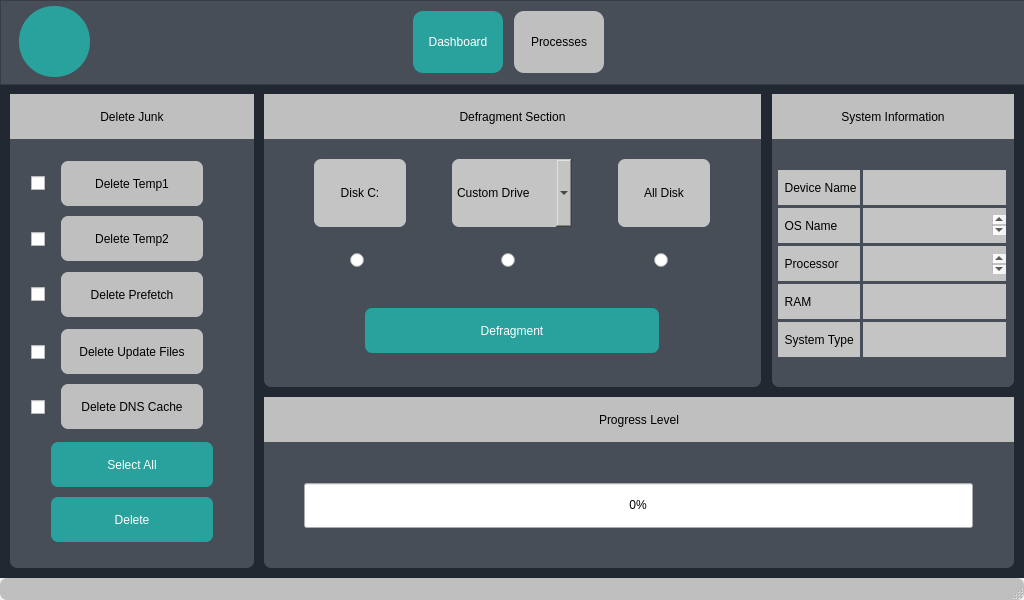
<?xml version="1.0" encoding="UTF-8"?>
<ui version="4.0">
 <class>MainWindow</class>
 <widget class="QMainWindow" name="MainWindow">
  <property name="geometry">
   <rect>
    <x>0</x>
    <y>0</y>
    <width>1024</width>
    <height>600</height>
   </rect>
  </property>
  <property name="minimumSize">
   <size>
    <width>1024</width>
    <height>600</height>
   </size>
  </property>
  <property name="maximumSize">
   <size>
    <width>1024</width>
    <height>600</height>
   </size>
  </property>
  <property name="windowTitle">
   <string>MainWindow</string>
  </property>
  <widget class="QWidget" name="centralwidget">
   <widget class="QGraphicsView" name="header">
    <property name="geometry">
     <rect>
      <x>0</x>
      <y>0</y>
      <width>2000</width>
      <height>85</height>
     </rect>
    </property>
    <property name="styleSheet">
     <string notr="true">QGraphicsView
{
	background: #484E58;
}</string>
    </property>
   </widget>
   <widget class="QLabel" name="logo">
    <property name="geometry">
     <rect>
      <x>30</x>
      <y>17</y>
      <width>50</width>
      <height>50</height>
     </rect>
    </property>
    <property name="text">
     <string/>
    </property>
    <property name="pixmap">
     <pixmap>../images/Maintainance Icon White.png</pixmap>
    </property>
    <property name="scaledContents">
     <bool>true</bool>
    </property>
   </widget>
   <widget class="QLabel" name="logo_bg">
    <property name="geometry">
     <rect>
      <x>19</x>
      <y>6</y>
      <width>71</width>
      <height>71</height>
     </rect>
    </property>
    <property name="styleSheet">
     <string notr="true">QLabel
{
background: #29A19C;
border-radius: 35px;
}</string>
    </property>
    <property name="text">
     <string/>
    </property>
   </widget>
   <widget class="QStackedWidget" name="stackedWidget">
    <property name="geometry">
     <rect>
      <x>0</x>
      <y>0</y>
      <width>2000</width>
      <height>1000</height>
     </rect>
    </property>
    <property name="styleSheet">
     <string notr="true">QStackedWidget
{
background: #222831;
}
</string>
    </property>
    <widget class="QWidget" name="page_1">
     <widget class="QLabel" name="delete_junk">
      <property name="geometry">
       <rect>
        <x>10</x>
        <y>94</y>
        <width>244</width>
        <height>45</height>
       </rect>
      </property>
      <property name="styleSheet">
       <string notr="true">QLabel
{
background: #BFBFBF;
color: black;
}</string>
      </property>
      <property name="text">
       <string>Delete Junk</string>
      </property>
      <property name="alignment">
       <set>Qt::AlignCenter</set>
      </property>
     </widget>
     <widget class="QGraphicsView" name="junk_bg">
      <property name="geometry">
       <rect>
        <x>10</x>
        <y>94</y>
        <width>244</width>
        <height>474</height>
       </rect>
      </property>
      <property name="styleSheet">
       <string notr="true">QGraphicsView
{
background: #484E58;
border-radius: 7px;
}</string>
      </property>
     </widget>
     <widget class="QCheckBox" name="check_1">
      <property name="geometry">
       <rect>
        <x>31</x>
        <y>173</y>
        <width>20</width>
        <height>20</height>
       </rect>
      </property>
      <property name="styleSheet">
       <string notr="true">QCheckBox
{
background: none;
border-radius: 7px;
color: black;
}</string>
      </property>
      <property name="text">
       <string/>
      </property>
     </widget>
     <widget class="QPushButton" name="delete_1">
      <property name="geometry">
       <rect>
        <x>61</x>
        <y>161</y>
        <width>142</width>
        <height>45</height>
       </rect>
      </property>
      <property name="styleSheet">
       <string notr="true">QPushButton
{
background: #BFBFBF;
border-radius: 7px;
coloor: black;
}</string>
      </property>
      <property name="text">
       <string>Delete Temp1</string>
      </property>
     </widget>
     <widget class="QCheckBox" name="check_2">
      <property name="geometry">
       <rect>
        <x>31</x>
        <y>229</y>
        <width>20</width>
        <height>20</height>
       </rect>
      </property>
      <property name="styleSheet">
       <string notr="true">QCheckBox
{
background: none;
border-radius: 7px;
color: black;
}</string>
      </property>
      <property name="text">
       <string/>
      </property>
     </widget>
     <widget class="QPushButton" name="delete_2">
      <property name="geometry">
       <rect>
        <x>61</x>
        <y>216</y>
        <width>142</width>
        <height>45</height>
       </rect>
      </property>
      <property name="styleSheet">
       <string notr="true">QPushButton
{
background: #BFBFBF;
border-radius: 7px;
coloor: black;
}</string>
      </property>
      <property name="text">
       <string>Delete Temp2</string>
      </property>
     </widget>
     <widget class="QCheckBox" name="check_3">
      <property name="geometry">
       <rect>
        <x>31</x>
        <y>284</y>
        <width>20</width>
        <height>20</height>
       </rect>
      </property>
      <property name="styleSheet">
       <string notr="true">QCheckBox
{
background: none;
border-radius: 7px;
color: black;
}</string>
      </property>
      <property name="text">
       <string/>
      </property>
     </widget>
     <widget class="QPushButton" name="delete_3">
      <property name="geometry">
       <rect>
        <x>61</x>
        <y>272</y>
        <width>142</width>
        <height>45</height>
       </rect>
      </property>
      <property name="styleSheet">
       <string notr="true">QPushButton
{
background: #BFBFBF;
border-radius: 7px;
coloor: black;
}</string>
      </property>
      <property name="text">
       <string>Delete Prefetch</string>
      </property>
     </widget>
     <widget class="QPushButton" name="delete_4">
      <property name="geometry">
       <rect>
        <x>61</x>
        <y>329</y>
        <width>142</width>
        <height>45</height>
       </rect>
      </property>
      <property name="styleSheet">
       <string notr="true">QPushButton
{
background: #BFBFBF;
border-radius: 7px;
coloor: black;
}</string>
      </property>
      <property name="text">
       <string>Delete Update Files</string>
      </property>
     </widget>
     <widget class="QCheckBox" name="check_4">
      <property name="geometry">
       <rect>
        <x>31</x>
        <y>342</y>
        <width>20</width>
        <height>20</height>
       </rect>
      </property>
      <property name="styleSheet">
       <string notr="true">QCheckBox
{
background: none;
border-radius: 7px;
color: black;
}</string>
      </property>
      <property name="text">
       <string/>
      </property>
     </widget>
     <widget class="QPushButton" name="delete_5">
      <property name="geometry">
       <rect>
        <x>61</x>
        <y>384</y>
        <width>142</width>
        <height>45</height>
       </rect>
      </property>
      <property name="styleSheet">
       <string notr="true">QPushButton
{
background: #BFBFBF;
border-radius: 7px;
coloor: black;
}</string>
      </property>
      <property name="text">
       <string>Delete DNS Cache</string>
      </property>
     </widget>
     <widget class="QCheckBox" name="check_5">
      <property name="geometry">
       <rect>
        <x>31</x>
        <y>397</y>
        <width>20</width>
        <height>20</height>
       </rect>
      </property>
      <property name="styleSheet">
       <string notr="true">QCheckBox
{
background: none;
border-radius: 7px;
color: black;
}</string>
      </property>
      <property name="text">
       <string/>
      </property>
     </widget>
     <widget class="QPushButton" name="select_all">
      <property name="geometry">
       <rect>
        <x>51</x>
        <y>442</y>
        <width>162</width>
        <height>45</height>
       </rect>
      </property>
      <property name="styleSheet">
       <string notr="true">QPushButton
{
background: #29A19C;
border-radius: 7px;
color: white;
}</string>
      </property>
      <property name="text">
       <string>Select All</string>
      </property>
     </widget>
     <widget class="QPushButton" name="delete_selected">
      <property name="geometry">
       <rect>
        <x>51</x>
        <y>497</y>
        <width>162</width>
        <height>45</height>
       </rect>
      </property>
      <property name="styleSheet">
       <string notr="true">QPushButton
{
background: #29A19C;
border-radius: 7px;
color: white;
}</string>
      </property>
      <property name="text">
       <string>Delete</string>
      </property>
     </widget>
     <widget class="QLabel" name="defrag_section">
      <property name="geometry">
       <rect>
        <x>264</x>
        <y>94</y>
        <width>497</width>
        <height>45</height>
       </rect>
      </property>
      <property name="styleSheet">
       <string notr="true">QLabel
{
background: #BFBFBF;
color: black;
}</string>
      </property>
      <property name="text">
       <string>Defragment Section</string>
      </property>
      <property name="alignment">
       <set>Qt::AlignCenter</set>
      </property>
     </widget>
     <widget class="QGraphicsView" name="defrag_bg">
      <property name="geometry">
       <rect>
        <x>264</x>
        <y>94</y>
        <width>497</width>
        <height>293</height>
       </rect>
      </property>
      <property name="styleSheet">
       <string notr="true">QGraphicsView
{
background: #484E58;
border-radius: 7px;
color: black;
}</string>
      </property>
     </widget>
     <widget class="QPushButton" name="disk_1">
      <property name="geometry">
       <rect>
        <x>314</x>
        <y>159</y>
        <width>92</width>
        <height>68</height>
       </rect>
      </property>
      <property name="styleSheet">
       <string notr="true">QPushButton
{
background: #C4C4C4;
border-radius: 7px;
color: black;
}</string>
      </property>
      <property name="text">
       <string>Disk C:</string>
      </property>
     </widget>
     <widget class="QRadioButton" name="radio_1">
      <property name="geometry">
       <rect>
        <x>350</x>
        <y>249</y>
        <width>21</width>
        <height>23</height>
       </rect>
      </property>
      <property name="text">
       <string/>
      </property>
     </widget>
     <widget class="QRadioButton" name="radio_2">
      <property name="geometry">
       <rect>
        <x>501</x>
        <y>249</y>
        <width>21</width>
        <height>23</height>
       </rect>
      </property>
      <property name="text">
       <string/>
      </property>
     </widget>
     <widget class="QRadioButton" name="radio_3">
      <property name="geometry">
       <rect>
        <x>654</x>
        <y>249</y>
        <width>21</width>
        <height>23</height>
       </rect>
      </property>
      <property name="text">
       <string/>
      </property>
     </widget>
     <widget class="QPushButton" name="disk_3">
      <property name="geometry">
       <rect>
        <x>618</x>
        <y>159</y>
        <width>92</width>
        <height>68</height>
       </rect>
      </property>
      <property name="styleSheet">
       <string notr="true">QPushButton
{
background: #C4C4C4;
border-radius: 7px;
color: black;
}</string>
      </property>
      <property name="text">
       <string>All Disk</string>
      </property>
     </widget>
     <widget class="QComboBox" name="disk_2_combo">
      <property name="geometry">
       <rect>
        <x>452</x>
        <y>159</y>
        <width>120</width>
        <height>68</height>
       </rect>
      </property>
      <property name="styleSheet">
       <string notr="true">QComboBox
{
background: #C4C4C4;
border-radius: 7px;
color: black;
}</string>
      </property>
      <item>
       <property name="text">
        <string>Custom Drive</string>
       </property>
      </item>
     </widget>
     <widget class="QPushButton" name="defrag">
      <property name="geometry">
       <rect>
        <x>365</x>
        <y>308</y>
        <width>294</width>
        <height>45</height>
       </rect>
      </property>
      <property name="styleSheet">
       <string notr="true">QPushButton
{
background: #29A19C;
border-radius: 7px;
color: white;
}</string>
      </property>
      <property name="text">
       <string>Defragment</string>
      </property>
     </widget>
     <widget class="QLabel" name="status_bar">
      <property name="geometry">
       <rect>
        <x>264</x>
        <y>397</y>
        <width>750</width>
        <height>45</height>
       </rect>
      </property>
      <property name="styleSheet">
       <string notr="true">QLabel
{
background: #BFBFBF;
color: black;
}</string>
      </property>
      <property name="text">
       <string>Progress Level</string>
      </property>
      <property name="alignment">
       <set>Qt::AlignCenter</set>
      </property>
     </widget>
     <widget class="QGraphicsView" name="status_bg">
      <property name="geometry">
       <rect>
        <x>264</x>
        <y>397</y>
        <width>750</width>
        <height>171</height>
       </rect>
      </property>
      <property name="styleSheet">
       <string notr="true">QGraphicsView
{
background: #484E58;
border-radius: 7px;
}</string>
      </property>
     </widget>
     <widget class="QProgressBar" name="progressBar">
      <property name="geometry">
       <rect>
        <x>304</x>
        <y>483</y>
        <width>669</width>
        <height>45</height>
       </rect>
      </property>
      <property name="styleSheet">
       <string notr="true">QProgressBar::chunk:horizontal {
background-color: #4AD067;
}
</string>
      </property>
      <property name="value">
       <number>0</number>
      </property>
      <property name="alignment">
       <set>Qt::AlignCenter</set>
      </property>
     </widget>
     <widget class="QLabel" name="sys_info">
      <property name="geometry">
       <rect>
        <x>772</x>
        <y>94</y>
        <width>242</width>
        <height>45</height>
       </rect>
      </property>
      <property name="styleSheet">
       <string notr="true">QLabel
{
background: #BFBFBF;
color: black;
}</string>
      </property>
      <property name="text">
       <string>System Information</string>
      </property>
      <property name="alignment">
       <set>Qt::AlignCenter</set>
      </property>
     </widget>
     <widget class="QGraphicsView" name="sys_bg">
      <property name="geometry">
       <rect>
        <x>772</x>
        <y>94</y>
        <width>242</width>
        <height>293</height>
       </rect>
      </property>
      <property name="styleSheet">
       <string notr="true">QGraphicsView
{
background: #484E58;
border-radius: 7px;
}</string>
      </property>
     </widget>
     <widget class="QLabel" name="sys_name_1">
      <property name="geometry">
       <rect>
        <x>778</x>
        <y>170</y>
        <width>82</width>
        <height>35</height>
       </rect>
      </property>
      <property name="font">
       <font>
        <pointsize>9</pointsize>
       </font>
      </property>
      <property name="styleSheet">
       <string notr="true">QLabel
{
background: #C4C4C4;
color: black;
}</string>
      </property>
      <property name="text">
       <string>  Device Name</string>
      </property>
     </widget>
     <widget class="QLabel" name="sys_detail_1">
      <property name="geometry">
       <rect>
        <x>863</x>
        <y>170</y>
        <width>143</width>
        <height>35</height>
       </rect>
      </property>
      <property name="font">
       <font>
        <pointsize>9</pointsize>
       </font>
      </property>
      <property name="styleSheet">
       <string notr="true">QLabel
{
background: #C4C4C4;
color: black;
}</string>
      </property>
      <property name="text">
       <string/>
      </property>
      <property name="alignment">
       <set>Qt::AlignCenter</set>
      </property>
     </widget>
     <widget class="QLabel" name="sys_name_2">
      <property name="geometry">
       <rect>
        <x>778</x>
        <y>208</y>
        <width>82</width>
        <height>35</height>
       </rect>
      </property>
      <property name="font">
       <font>
        <pointsize>9</pointsize>
       </font>
      </property>
      <property name="styleSheet">
       <string notr="true">QLabel
{
background: #C4C4C4;
color: black;
}</string>
      </property>
      <property name="text">
       <string>  OS Name</string>
      </property>
     </widget>
     <widget class="QLabel" name="sys_detail_2">
      <property name="geometry">
       <rect>
        <x>863</x>
        <y>208</y>
        <width>143</width>
        <height>35</height>
       </rect>
      </property>
      <property name="font">
       <font>
        <pointsize>9</pointsize>
       </font>
      </property>
      <property name="styleSheet">
       <string notr="true">QLabel
{
background: #C4C4C4;
color: black;
}</string>
      </property>
      <property name="text">
       <string/>
      </property>
     </widget>
     <widget class="QLabel" name="sys_name_3">
      <property name="geometry">
       <rect>
        <x>778</x>
        <y>246</y>
        <width>82</width>
        <height>35</height>
       </rect>
      </property>
      <property name="font">
       <font>
        <pointsize>9</pointsize>
       </font>
      </property>
      <property name="styleSheet">
       <string notr="true">QLabel
{
background: #C4C4C4;
color: black;
}</string>
      </property>
      <property name="text">
       <string>  Processor</string>
      </property>
     </widget>
     <widget class="QLabel" name="sys_detail_3">
      <property name="geometry">
       <rect>
        <x>863</x>
        <y>246</y>
        <width>143</width>
        <height>35</height>
       </rect>
      </property>
      <property name="font">
       <font>
        <pointsize>9</pointsize>
       </font>
      </property>
      <property name="styleSheet">
       <string notr="true">QLabel
{
background: #C4C4C4;
color: black;
}</string>
      </property>
      <property name="text">
       <string/>
      </property>
     </widget>
     <widget class="QLabel" name="sys_detail_4">
      <property name="geometry">
       <rect>
        <x>863</x>
        <y>284</y>
        <width>143</width>
        <height>35</height>
       </rect>
      </property>
      <property name="font">
       <font>
        <pointsize>9</pointsize>
       </font>
      </property>
      <property name="styleSheet">
       <string notr="true">QLabel
{
background: #C4C4C4;
color: black;
}</string>
      </property>
      <property name="text">
       <string/>
      </property>
      <property name="alignment">
       <set>Qt::AlignCenter</set>
      </property>
     </widget>
     <widget class="QLabel" name="sys_name_4">
      <property name="geometry">
       <rect>
        <x>778</x>
        <y>284</y>
        <width>82</width>
        <height>35</height>
       </rect>
      </property>
      <property name="font">
       <font>
        <pointsize>9</pointsize>
       </font>
      </property>
      <property name="styleSheet">
       <string notr="true">QLabel
{
background: #C4C4C4;
color: black;
}</string>
      </property>
      <property name="text">
       <string>  RAM</string>
      </property>
     </widget>
     <widget class="QLabel" name="sys_detail_5">
      <property name="geometry">
       <rect>
        <x>863</x>
        <y>322</y>
        <width>143</width>
        <height>35</height>
       </rect>
      </property>
      <property name="font">
       <font>
        <pointsize>9</pointsize>
       </font>
      </property>
      <property name="styleSheet">
       <string notr="true">QLabel
{
background: #C4C4C4;
color: black;
}</string>
      </property>
      <property name="text">
       <string/>
      </property>
      <property name="alignment">
       <set>Qt::AlignCenter</set>
      </property>
     </widget>
     <widget class="QLabel" name="sys_name_5">
      <property name="geometry">
       <rect>
        <x>778</x>
        <y>322</y>
        <width>82</width>
        <height>35</height>
       </rect>
      </property>
      <property name="font">
       <font>
        <pointsize>9</pointsize>
       </font>
      </property>
      <property name="styleSheet">
       <string notr="true">QLabel
{
background: #C4C4C4;
color: black;
}</string>
      </property>
      <property name="text">
       <string>  System Type</string>
      </property>
     </widget>
     <widget class="QTextBrowser" name="sys_detail_3_cpu">
      <property name="geometry">
       <rect>
        <x>863</x>
        <y>254</y>
        <width>143</width>
        <height>20</height>
       </rect>
      </property>
      <property name="font">
       <font>
        <pointsize>9</pointsize>
       </font>
      </property>
      <property name="styleSheet">
       <string notr="true">QTextBrowser
{
background: #C4C4C4;
color: black;
border: transparent;
}</string>
      </property>
     </widget>
     <widget class="QTextBrowser" name="sys_detail_2_os">
      <property name="geometry">
       <rect>
        <x>863</x>
        <y>215</y>
        <width>143</width>
        <height>20</height>
       </rect>
      </property>
      <property name="font">
       <font>
        <pointsize>9</pointsize>
       </font>
      </property>
      <property name="styleSheet">
       <string notr="true">QTextBrowser
{
background: #C4C4C4;
color: black;
border: transparent;
}</string>
      </property>
     </widget>
     <zorder>junk_bg</zorder>
     <zorder>sys_bg</zorder>
     <zorder>status_bg</zorder>
     <zorder>defrag_bg</zorder>
     <zorder>delete_junk</zorder>
     <zorder>check_1</zorder>
     <zorder>delete_1</zorder>
     <zorder>check_2</zorder>
     <zorder>delete_2</zorder>
     <zorder>check_3</zorder>
     <zorder>delete_3</zorder>
     <zorder>delete_4</zorder>
     <zorder>check_4</zorder>
     <zorder>delete_5</zorder>
     <zorder>check_5</zorder>
     <zorder>select_all</zorder>
     <zorder>delete_selected</zorder>
     <zorder>defrag_section</zorder>
     <zorder>disk_1</zorder>
     <zorder>radio_1</zorder>
     <zorder>radio_2</zorder>
     <zorder>radio_3</zorder>
     <zorder>disk_3</zorder>
     <zorder>disk_2_combo</zorder>
     <zorder>defrag</zorder>
     <zorder>status_bar</zorder>
     <zorder>progressBar</zorder>
     <zorder>sys_info</zorder>
     <zorder>sys_name_1</zorder>
     <zorder>sys_detail_1</zorder>
     <zorder>sys_name_2</zorder>
     <zorder>sys_detail_2</zorder>
     <zorder>sys_name_3</zorder>
     <zorder>sys_detail_3</zorder>
     <zorder>sys_detail_4</zorder>
     <zorder>sys_name_4</zorder>
     <zorder>sys_detail_5</zorder>
     <zorder>sys_name_5</zorder>
     <zorder>sys_detail_3_cpu</zorder>
     <zorder>sys_detail_2_os</zorder>
    </widget>
    <widget class="QWidget" name="page_2">
     <widget class="QTableWidget" name="process_table">
      <property name="geometry">
       <rect>
        <x>10</x>
        <y>95</y>
        <width>1004</width>
        <height>411</height>
       </rect>
      </property>
      <property name="styleSheet">
       <string notr="true">QTableWidget
{
backgroud-color: #BFBFBF;
color:black;
border:1px solid #242424;
alternate-background-color:#EBEBEB;
gridline-color:#222831
}

QHeaderView::section{
text-align:center;
background:#BFBFBF;
padding:3px;
margin:0px;
color:#black;
border:1px solid #222831;
border-left-width:0;
}

QScrollBar::handle:vertical{
background:#BFBFBF;
}
 </string>
      </property>
      <property name="editTriggers">
       <set>QAbstractItemView::NoEditTriggers</set>
      </property>
      <property name="alternatingRowColors">
       <bool>true</bool>
      </property>
      <property name="selectionMode">
       <enum>QAbstractItemView::SingleSelection</enum>
      </property>
      <property name="selectionBehavior">
       <enum>QAbstractItemView::SelectRows</enum>
      </property>
      <attribute name="horizontalHeaderMinimumSectionSize">
       <number>200</number>
      </attribute>
      <attribute name="horizontalHeaderDefaultSectionSize">
       <number>200</number>
      </attribute>
      <attribute name="horizontalHeaderShowSortIndicator" stdset="0">
       <bool>true</bool>
      </attribute>
      <attribute name="horizontalHeaderStretchLastSection">
       <bool>true</bool>
      </attribute>
      <attribute name="verticalHeaderVisible">
       <bool>false</bool>
      </attribute>
      <attribute name="verticalHeaderMinimumSectionSize">
       <number>35</number>
      </attribute>
      <attribute name="verticalHeaderDefaultSectionSize">
       <number>35</number>
      </attribute>
      <column>
       <property name="text">
        <string>Process Name</string>
       </property>
      </column>
      <column>
       <property name="text">
        <string>PID</string>
       </property>
      </column>
      <column>
       <property name="text">
        <string>Session Name</string>
       </property>
      </column>
      <column>
       <property name="text">
        <string>Memory Usage</string>
       </property>
      </column>
     </widget>
     <widget class="QGraphicsView" name="graphicsView_3">
      <property name="geometry">
       <rect>
        <x>10</x>
        <y>95</y>
        <width>1004</width>
        <height>473</height>
       </rect>
      </property>
      <property name="styleSheet">
       <string notr="true">QGraphicsView
{
background: #484E58;
border-radius: 7px;
}</string>
      </property>
     </widget>
     <widget class="QPushButton" name="refresh_btn">
      <property name="geometry">
       <rect>
        <x>61</x>
        <y>521</y>
        <width>142</width>
        <height>30</height>
       </rect>
      </property>
      <property name="styleSheet">
       <string notr="true">QPushButton
{
background: #29A19C;
border-radius: 7px;
color: white;
}</string>
      </property>
      <property name="text">
       <string>Refresh</string>
      </property>
     </widget>
     <widget class="QPushButton" name="end_process">
      <property name="geometry">
       <rect>
        <x>821</x>
        <y>521</y>
        <width>142</width>
        <height>30</height>
       </rect>
      </property>
      <property name="styleSheet">
       <string notr="true">QPushButton
{
background: #29A19C;
border-radius: 7px;
color: white;
}</string>
      </property>
      <property name="text">
       <string>End Process</string>
      </property>
     </widget>
     <widget class="QLabel" name="test">
      <property name="geometry">
       <rect>
        <x>560</x>
        <y>530</y>
        <width>67</width>
        <height>17</height>
       </rect>
      </property>
      <property name="text">
       <string/>
      </property>
     </widget>
     <zorder>graphicsView_3</zorder>
     <zorder>process_table</zorder>
     <zorder>refresh_btn</zorder>
     <zorder>end_process</zorder>
     <zorder>test</zorder>
    </widget>
    <widget class="QWidget" name="page_3">
     <property name="maximumSize">
      <size>
       <width>2000</width>
       <height>16777215</height>
      </size>
     </property>
     <widget class="QLabel" name="reset_pw_label">
      <property name="geometry">
       <rect>
        <x>10</x>
        <y>95</y>
        <width>1004</width>
        <height>33</height>
       </rect>
      </property>
      <property name="styleSheet">
       <string notr="true">QLabel
{
background: #BFBFBF;
color: black;
}</string>
      </property>
      <property name="text">
       <string>Reset Password</string>
      </property>
      <property name="alignment">
       <set>Qt::AlignCenter</set>
      </property>
     </widget>
     <widget class="QGraphicsView" name="reset_pw_bg">
      <property name="geometry">
       <rect>
        <x>10</x>
        <y>95</y>
        <width>1004</width>
        <height>473</height>
       </rect>
      </property>
      <property name="styleSheet">
       <string notr="true">QGraphicsView
{
background: #484E58;
border-radius: 7px;
}</string>
      </property>
     </widget>
     <widget class="QLabel" name="current_label">
      <property name="geometry">
       <rect>
        <x>227</x>
        <y>246</y>
        <width>125</width>
        <height>15</height>
       </rect>
      </property>
      <property name="styleSheet">
       <string notr="true">QLabel
{
color: white;
}</string>
      </property>
      <property name="text">
       <string>Current Password:</string>
      </property>
     </widget>
     <widget class="QLabel" name="new_label">
      <property name="geometry">
       <rect>
        <x>227</x>
        <y>283</y>
        <width>125</width>
        <height>15</height>
       </rect>
      </property>
      <property name="styleSheet">
       <string notr="true">QLabel
{
color: white;
}</string>
      </property>
      <property name="text">
       <string>New Password:</string>
      </property>
     </widget>
     <widget class="QLineEdit" name="current_pw">
      <property name="geometry">
       <rect>
        <x>365</x>
        <y>236</y>
        <width>294</width>
        <height>33</height>
       </rect>
      </property>
      <property name="echoMode">
       <enum>QLineEdit::Password</enum>
      </property>
     </widget>
     <widget class="QLineEdit" name="new_pw">
      <property name="geometry">
       <rect>
        <x>365</x>
        <y>278</y>
        <width>294</width>
        <height>33</height>
       </rect>
      </property>
      <property name="echoMode">
       <enum>QLineEdit::Password</enum>
      </property>
     </widget>
     <widget class="QPushButton" name="update_pw">
      <property name="geometry">
       <rect>
        <x>416</x>
        <y>357</y>
        <width>192</width>
        <height>39</height>
       </rect>
      </property>
      <property name="styleSheet">
       <string notr="true">QPushButton
{
background: #29A19C;
border-radius: 7px;
color: white;
}</string>
      </property>
      <property name="text">
       <string>Update Password</string>
      </property>
     </widget>
     <widget class="QLabel" name="description">
      <property name="geometry">
       <rect>
        <x>10</x>
        <y>521</y>
        <width>1004</width>
        <height>46</height>
       </rect>
      </property>
      <property name="styleSheet">
       <string notr="true">QLabel
{
background: #BFBFBF;
color:#454545;
  border-bottom-left-radius: 7px;
  border-bottom-right-radius: 7px;

}</string>
      </property>
      <property name="text">
       <string>Application developed by: Giver Khadka, Suraj Kumal, Nirajan Bhattarai and Manish Sheewakoti </string>
      </property>
      <property name="alignment">
       <set>Qt::AlignCenter</set>
      </property>
     </widget>
     <zorder>reset_pw_bg</zorder>
     <zorder>reset_pw_label</zorder>
     <zorder>current_label</zorder>
     <zorder>new_label</zorder>
     <zorder>current_pw</zorder>
     <zorder>new_pw</zorder>
     <zorder>update_pw</zorder>
     <zorder>description</zorder>
    </widget>
   </widget>
   <widget class="QPushButton" name="dashboard_btn">
    <property name="geometry">
     <rect>
      <x>413</x>
      <y>11</y>
      <width>90</width>
      <height>62</height>
     </rect>
    </property>
    <property name="styleSheet">
     <string notr="true">QPushButton
{
background: #29A19C;
border-radius: 10px;
color: white;
}</string>
    </property>
    <property name="text">
     <string>Dashboard</string>
    </property>
    <property name="checkable">
     <bool>false</bool>
    </property>
   </widget>
   <widget class="QPushButton" name="processes_btn">
    <property name="geometry">
     <rect>
      <x>514</x>
      <y>11</y>
      <width>90</width>
      <height>62</height>
     </rect>
    </property>
    <property name="styleSheet">
     <string notr="true">QPushButton
{
background: #BFBFBF;
border-radius: 10px;
color: black;
}</string>
    </property>
    <property name="text">
     <string>Processes</string>
    </property>
   </widget>
   <zorder>stackedWidget</zorder>
   <zorder>header</zorder>
   <zorder>logo_bg</zorder>
   <zorder>logo</zorder>
   <zorder>dashboard_btn</zorder>
   <zorder>processes_btn</zorder>
  </widget>
  <widget class="QStatusBar" name="statusBar">
   <property name="styleSheet">
    <string notr="true">QStatusBar
{
background: #BFBFBF;
border-radius: 7px;
color: black;
}</string>
   </property>
  </widget>
 </widget>
 <resources/>
 <connections/>
</ui>
